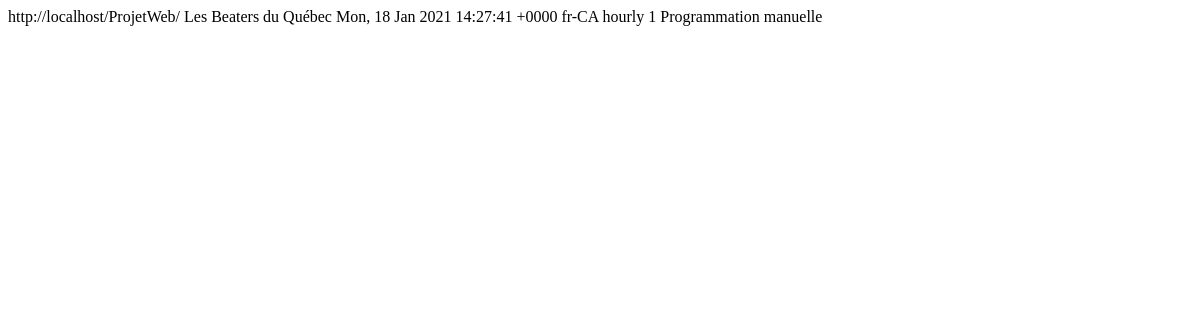
The app's page /rss.php, older data.
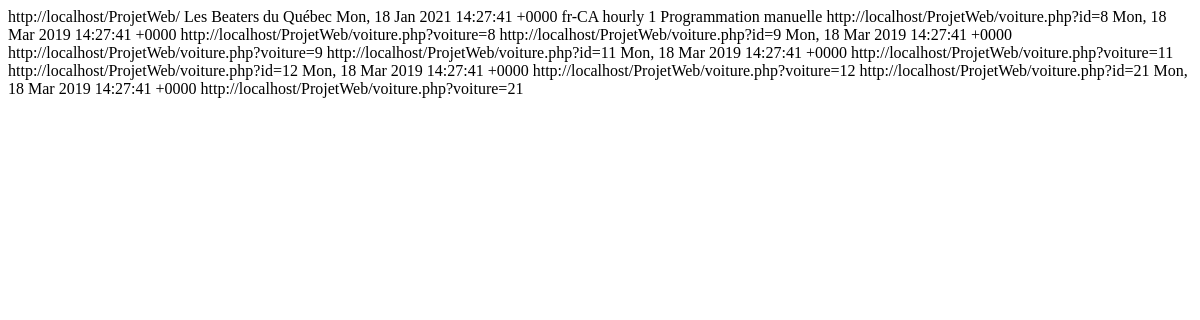
The same page, newer data.
### tables this page shows
CREATE TABLE `voitures` (
  `id` int(11) NOT NULL,
  `marque` varchar(255) NOT NULL,
  `modele` varchar(255) NOT NULL,
  `annee` int(11) DEFAULT NULL,
  `description` text DEFAULT NULL,
  `kilometrages` double NOT NULL DEFAULT 0,
  `prix` int(11) NOT NULL,
  `vendu` tinyint(1) DEFAULT 0,
  `image` varchar(255) DEFAULT NULL,
  `miniature` varchar(255) NOT NULL
);

### accesseur/VoitureDAO.php (called while the page is built, shortened)
<?php
include_once CHEMIN_MODELE . "Voiture.php";
class AccesBaseDeDonneesVoitures
{
    public static function initialiser()
    {
        $usager = 'BeaterQuebec';
        $motdepasse = 'BeaterQuebec12!';
        $hote = 'localhost';
        $base = 'BeaterQuebec';
        $dsn = 'mysql:dbname='.$base.';host=' . $hote;
    }
}
class VoitureDAO extends AccesBaseDeDonneesVoitures{
  public static function listerVoiture(){
    $MESSAGE_SQL_LISTE_VOITURE = "SELECT id, marque, modele, annee, description, prix, kilometrages, image, miniature FROM voitures;";
    $requeteListeVoitures = VoitureDAO::$basededonnees->prepare($MESSAGE_SQL_LISTE_VOITURE);
    $requeteListeVoitures->execute();
    $listeVoitures = $requeteListeVoitures->fetchAll();
    if (!empty($listeVoitures)){
        foreach($listeVoitures as $voiture) $voitures[] = new Voiture($voiture);
        return $voitures;
    }else{
        return null;
    }
  }
}
?>

### modele/voiture.php (called while the page is built, shortened)
<?php
class Voiture
{
	public static $filtres =
		array(
			'id' => FILTER_VALIDATE_INT,
			'marque' => FILTER_SANITIZE_ENCODED,
			'modele' => FILTER_SANITIZE_ENCODED,
			'annee' => FILTER_SANITIZE_ENCODED,
			'description' => FILTER_SANITIZE_ENCODED,
			'prix' => FILTER_SANITIZE_ENCODED,
            'kilometrages' => FILTER_SANITIZE_ENCODED,
            'image' => FILTER_SANITIZE_ENCODED
		);
	public function __construct($tableau)
	{
		$tableau = filter_var_array($tableau, Voiture::$filtres);
	}
	public function __set($propriete, $valeur)
	{
		switch($propriete)
		{
			case 'id':
				$this->id = $valeur;
			break;
		}
	}
}
?>

### rss.php (the view, shortened to what this page needs)
<?php
require CHEMIN_ACCESSEUR . "VoitureDAO.php";
$listVoiture = VoitureDAO::listerVoiture();
?>
<rss version="2.0"
	xmlns:content="http://purl.org/rss/1.0/modules/content/"
	xmlns:wfw="http://wellformedweb.org/CommentAPI/"
	xmlns:dc="http://purl.org/dc/elements/1.1/"
	xmlns:atom="http://www.w3.org/2005/Atom"
	xmlns:sy="http://purl.org/rss/1.0/modules/syndication/"
	xmlns:slash="http://purl.org/rss/1.0/modules/slash/"
	>
    <channel>
        <atom:link href="http://localhost/journal/feed/" rel="self" type="application/rss+xml" />
        <link>http://localhost/ProjetWeb/</link>
        <description>Les Beaters du Québec</description>
        <lastBuildDate>Mon, 18 Jan 2021 14:27:41 +0000</lastBuildDate>
        <language>fr-CA</language>
        <sy:updatePeriod> hourly</sy:updatePeriod>
        <sy:updateFrequency>1</sy:updateFrequency>
        <generator>Programmation manuelle</generator>
    <?php
        if (!empty($listVoiture)){
            foreach($listVoiture as $voiture)
            {
	?>
        <item>
            <link>http://localhost/ProjetWeb/voiture.php?id=<?=$voiture->id?></link>
            <pubDate>Mon, 18 Mar 2019 14:27:41 +0000</pubDate>
            <guid isPermaLink="false">http://localhost/ProjetWeb/voiture.php?voiture=<?=$voiture->id?></guid>
        </item>
	<?php
	       }
        }
    ?>
	</channel>
</rss>

Row changes from the older to the newer data that the page shows:
added voitures: id "8"
added voitures: id "9"
added voitures: id "11"
added voitures: id "12"
added voitures: id "21"
